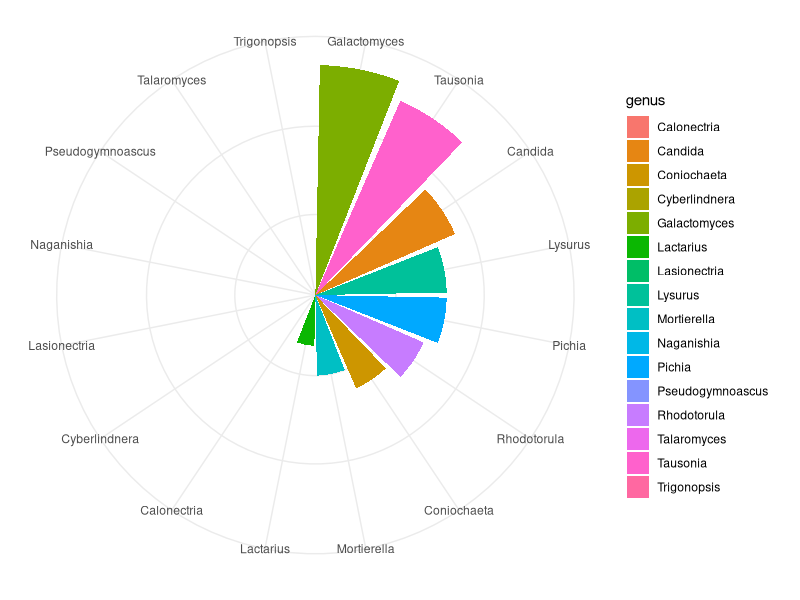
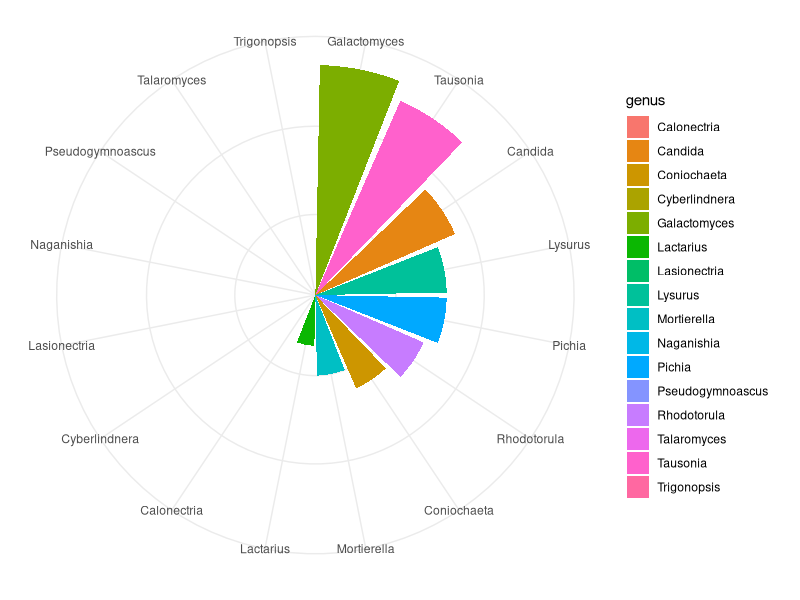

Reproduce these figures in R, in order.
library(tidyverse)

genus_df = read_delim('results/summary_genus_counts.tsv', delim='\t')

ggplot(genus_df, aes(x=reorder(genus, -`0`), y=`0`)) +
	geom_bar(stat='identity', aes(fill=genus)) +
	coord_polar() +
	scale_y_log10() +
	theme_minimal() +
	theme(axis.title=element_blank(),
	      axis.ticks = element_blank(),
		  axis.text.y = element_blank())
	
ggsave('results/genus_counts.png')